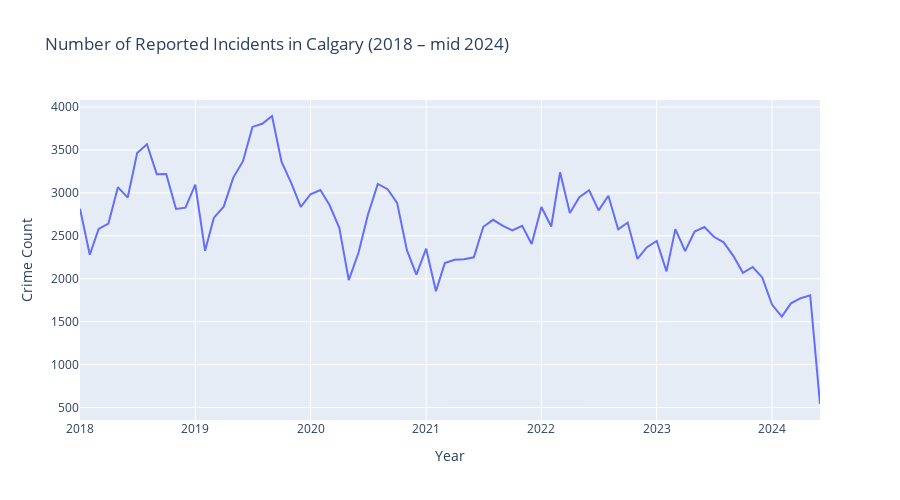

Notebook code for this chart:
### Markdown cell above
### Guiding Question 1: How has the overall crime rate changed over time?
For our first guiding question, we chose to explore how the overall crime rate in the city of Calgary has changed over time. To try and answer this question, we started by plotting the total count of reported incidents per month by year.

### Code cell
df_crime_data_copy = df_crime_data.copy()

# Create a combined 'year_month' column
df_crime_data_copy.month = df_crime_data_copy.month.apply('{:0>2}'.format)
df_crime_data_copy['year_month'] = df_crime_data_copy.year.astype(str) + '-' + df_crime_data_copy.month.astype(str)

# Summarize Crime Count by Year-Month
crime_count_by_year_month = df_crime_data_copy.groupby(['year_month'])['crime_count'].sum().reset_index()

# Create a line plot to visualize Crime Count by Year-Month
fig = px.line(crime_count_by_year_month, x='year_month', y='crime_count',
              labels={'year_month': 'Year', 'crime_count': 'Crime Count'},
              height=500,
              title='Number of Reported Incidents in Calgary (2018 – mid 2024)')
fig.show()

### Figure 1 — Plotly figure (JSON) as saved in the notebook; plotly's stock layout.template omitted (floating-point values rounded to 4 significant figures)
{"data": [{"hovertemplate": "Year=%{x}<br>Crime Count=%{y}<extra></extra>", "legendgroup": "", "line": {"color": "#636efa", "dash": "solid"}, "marker": {"symbol": "circle"}, "mode": "lines", "name": "", "orientation": "v", "showlegend": false, "type": "scatter", "x": ["2018-01", "2018-02", "2018-03", "2018-04", "2018-05", "2018-06", "2018-07", "2018-08", "2018-09", "2018-10", "2018-11", "2018-12", "2019-01", "2019-02", "2019-03", "2019-04", "2019-05", "2019-06", "2019-07", "2019-08", "2019-09", "2019-10", "2019-11", "2019-12", "2020-01", "2020-02", "2020-03", "2020-04", "2020-05", "2020-06", "2020-07", "2020-08", "2020-09", "2020-10", "2020-11", "2020-12", "2021-01", "2021-02", "2021-03", "2021-04", "2021-05", "2021-06", "2021-07", "2021-08", "2021-09", "2021-10", "2021-11", "2021-12", "2022-01", "2022-02", "2022-03", "2022-04", "2022-05", "2022-06", "2022-07", "2022-08", "2022-09", "2022-10", "2022-11", "2022-12", "2023-01", "2023-02", "2023-03", "2023-04", "2023-05", "2023-06", "2023-07", "2023-08", "2023-09", "2023-10", "2023-11", "2023-12", "2024-01", "2024-02", "2024-03", "2024-04", "2024-05", "2024-06"], "xaxis": "x", "y": [2815, 2279, 2581, 2643, 3066, 2945, 3463, 3567, 3218, 3220, 2812, 2828, 3096, 2326, 2711, 2839, 3175, 3369, 3768, 3805, 3895, 3363, 3114, 2838, 2984, 3032, 2858, 2593, 1984, 2305, 2751, 3105, 3043, 2883, 2333, 2047, 2350, 1854, 2182, 2220, 2228, 2249, 2605, 2686, 2615, 2564, 2616, 2404, 2835, 2608, 3239, 2765, 2950, 3030, 2796, 2966, 2574, 2654, 2230, 2367, 2440, 2085, 2578, 2322, 2549, 2602, 2488, 2424, 2264, 2069, 2137, 2015, 1699, 1559, 1713, 1773, 1806, 541], "yaxis": "y"}], "layout": {"height": 500, "legend": {"tracegroupgap": 0}, "title": {"text": "Number of Reported Incidents in Calgary (2018 – mid 2024)"}, "xaxis": {"anchor": "y", "domain": [0, 1], "title": {"text": "Year"}}, "yaxis": {"anchor": "x", "domain": [0, 1], "title": {"text": "Crime Count"}}}}
